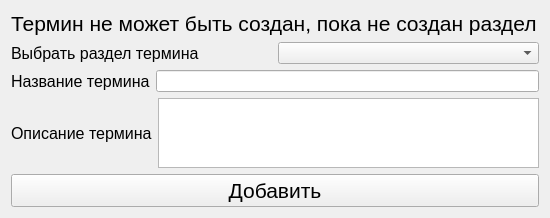
<?xml version="1.0" encoding="UTF-8"?>
<ui version="4.0">
 <class>Form</class>
 <widget class="QWidget" name="Form">
  <property name="geometry">
   <rect>
    <x>0</x>
    <y>0</y>
    <width>550</width>
    <height>217</height>
   </rect>
  </property>
  <property name="windowTitle">
   <string>Новый термин</string>
  </property>
  <layout class="QVBoxLayout" name="verticalLayout">
   <item>
    <widget class="QLabel" name="label_2">
     <property name="font">
      <font>
       <pointsize>16</pointsize>
      </font>
     </property>
     <property name="text">
      <string>Термин не может быть создан, пока не создан раздел</string>
     </property>
    </widget>
   </item>
   <item>
    <layout class="QHBoxLayout" name="horizontalLayout">
     <item>
      <widget class="QLabel" name="label">
       <property name="font">
        <font>
         <pointsize>12</pointsize>
        </font>
       </property>
       <property name="text">
        <string>Выбрать раздел термина</string>
       </property>
      </widget>
     </item>
     <item>
      <widget class="QComboBox" name="comboBox"/>
     </item>
    </layout>
   </item>
   <item>
    <layout class="QHBoxLayout" name="horizontalLayout_2">
     <item>
      <widget class="QLabel" name="label_3">
       <property name="font">
        <font>
         <pointsize>12</pointsize>
        </font>
       </property>
       <property name="text">
        <string>Название термина</string>
       </property>
      </widget>
     </item>
     <item>
      <widget class="QLineEdit" name="lineEdit"/>
     </item>
    </layout>
   </item>
   <item>
    <layout class="QHBoxLayout" name="horizontalLayout_3">
     <item>
      <widget class="QLabel" name="label_4">
       <property name="font">
        <font>
         <pointsize>12</pointsize>
        </font>
       </property>
       <property name="text">
        <string>Описание термина</string>
       </property>
      </widget>
     </item>
     <item>
      <widget class="QTextEdit" name="textEdit"/>
     </item>
    </layout>
   </item>
   <item>
    <widget class="QPushButton" name="pushButton">
     <property name="font">
      <font>
       <pointsize>16</pointsize>
      </font>
     </property>
     <property name="text">
      <string>Добавить</string>
     </property>
    </widget>
   </item>
  </layout>
 </widget>
 <resources/>
 <connections/>
</ui>
